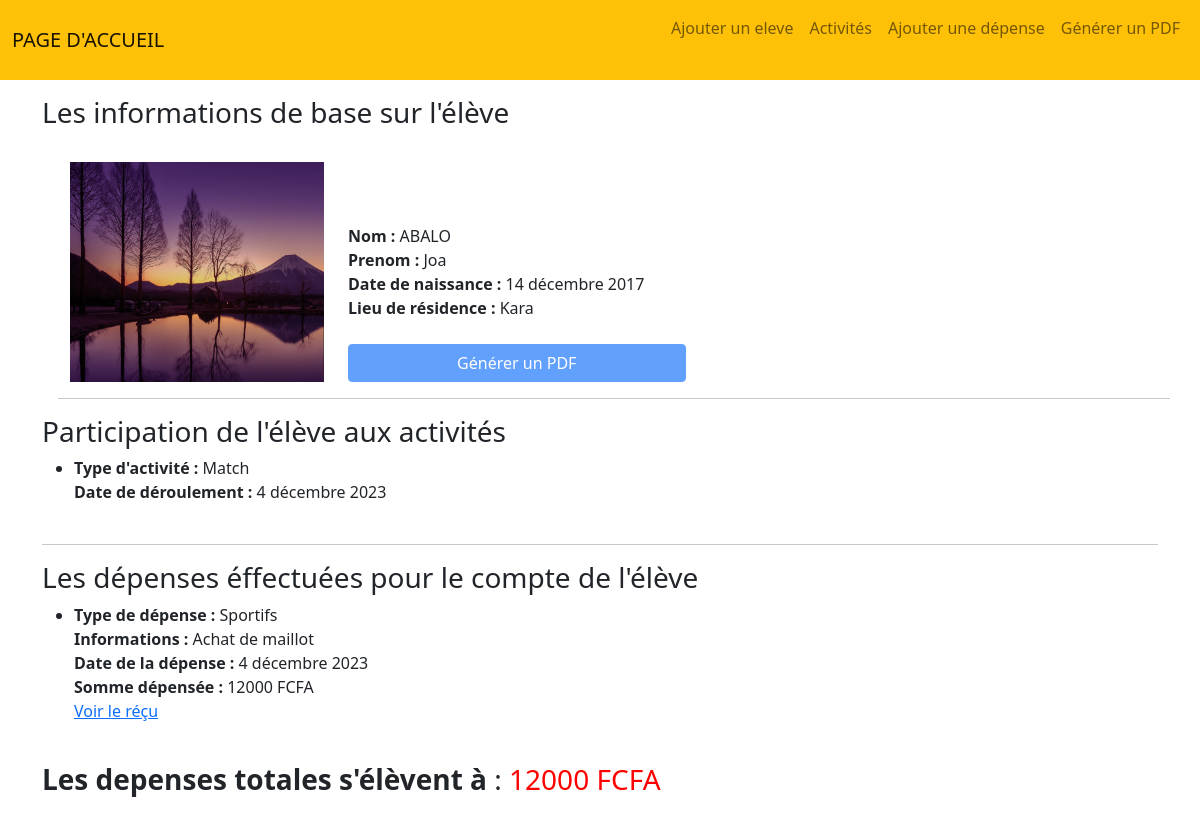
Screenshot of /ABALO/Joa/ with the database file from the repository.
### gestion/models.py (models this page shows, shortened)
class Eleve(models.Model):
    profil = models.ImageField(verbose_name="Photo de profil", upload_to="profils", blank=True, null=True)
    nom = models.CharField(verbose_name="Nom", max_length=128)
    prenom = models.CharField(verbose_name="Prenom", max_length=128)
    dateNaiss = models.DateField(verbose_name="Date de naissanse")
    residence = models.CharField(verbose_name="Lieu de résidence", max_length=50)

class Activite(models.Model):
    choix = [
        ("Entrainement", "Entrainement"), ("Match", "Match"), ("Autre activite sportive", "Autre activite sportive"),
        ("Activité non sportive", "Activité non sportive"),
    ]
    images = models.ImageField(verbose_name="Image de l'activité", upload_to="activite", blank=True, null=True)
    type = models.CharField(verbose_name="Type d'activité", max_length=40, choices=choix)
    eleves = models.ManyToManyField(Eleve, verbose_name="Participants", null=True, blank=True)
    description = models.CharField(verbose_name="Description",default="Aucune",  max_length=255, null=True, blank=True)
    date = models.DateField(verbose_name="Date de l'activité", max_length=255)

class Depense(models.Model):
    choix = [
        ("Sanitaires", "Sanitaires"), ("Scolaires", "Scolaires"), ("Sportifs", "Sportifs"),
        ("Autres", "Autres"),
    ]
    recu = models.ImageField(verbose_name="Réçu de paiement", upload_to="recu", blank=True, null=True)
    type = models.CharField(verbose_name="Type de dépense", max_length=40, choices=choix)
    eleve = models.ForeignKey(Eleve, on_delete=models.CASCADE, verbose_name="Personne concernée")
    infos = models.CharField(verbose_name="Infos supplémentaires", max_length=255, null=True, blank=True)
    date = models.DateField(verbose_name="Effectuée le ", max_length=255)
    montant = models.IntegerField(default=0)

### gestion/views.py (the view)
# urls.py: path('<str:nom>/<str:prenom>/', details_eleve, name="details_eleve"),
def details_eleve(request, nom, prenom):
    eleve = get_object_or_404(Eleve, nom=nom, prenom=prenom)
    activites = eleve.activite_set.all()
    depenses = eleve.depense_set.all()
    depense_total = sum([depense.montant for depense in depenses])
    return render(request, 'gestion/details.html', {"eleve": eleve, "activites": activites, "depenses": depenses, "depense_total":depense_total})

### gestion/templates/gestion/details.html
{% extends 'base.html' %}
{% block content %}
   <h3>Les informations de base sur l'élève</h3> <br>
    <div class="row ms-3 align-items-end">
        <img class="col-4 col-md-3 mb-3" src="{{ eleve.profil.url }}" alt="" style="height: 220px;">
        <div class="col mb-3">
            <b>Nom : </b> {{ eleve.nom }} <br>
            <b>Prenom : </b> {{ eleve.prenom }} <br>
            <b>Date de naissance : </b> {{ eleve.dateNaiss }} <br>
            <b>Lieu de résidence : </b> {{ eleve.residence }} <br> <br>
            <a class="btn btn-primary col-md-5 col-6 disabled" target="_blank" class="nav-link" href="{% url 'generer_pdf' %}">Générer un PDF</a> <br>
        </div> <hr>
    </div>
    <h3>Participation de l'élève aux activités</h3>
    <ul>
    {% for activite in activites %}
        <li>
            <b>Type d'activité : </b>{{activite.type }} <br>
            <b>Date de déroulement : </b>{{activite.date }} <br> <br>
        </li>
    {% endfor %}
    </ul><hr>
    <h3>Les dépenses éffectuées pour le compte de l'élève</h3>
    <ul>
    {% for depense in depenses %}
        <li>
            <b>Type de dépense : </b>{{depense.type }} <br>
            <b>Informations : </b>{{depense.infos }} <br>
            <b>Date de la dépense : </b>{{depense.date }} <br>
            <b>Somme dépensée : </b>{{ depense.montant }} FCFA<br>
            {% if depense.recu %}<a target="_blank" href="{{ depense.recu.url }}">Voir le réçu</a>{% endif %}
        </li> <br>
    {% endfor %}
    </ul>
    <h3> <b>Les depenses totales s'élèvent à</b> : <span style="color:red;">{{depense_total}} FCFA</span></h3> <br> <br>
{% endblock %}

### rows the page displays
Eleve: profil (picture), nom "ABALO", prenom "Joa", dateNaiss "14 décembre 2017", residence "Kara"
Activite: type "Match", date "4 décembre 2023"
Depense: type "Sportifs", infos "Achat de maillot", date "4 décembre 2023", montant "12000"

### other values shown
{{ depense_total }} "12000"
